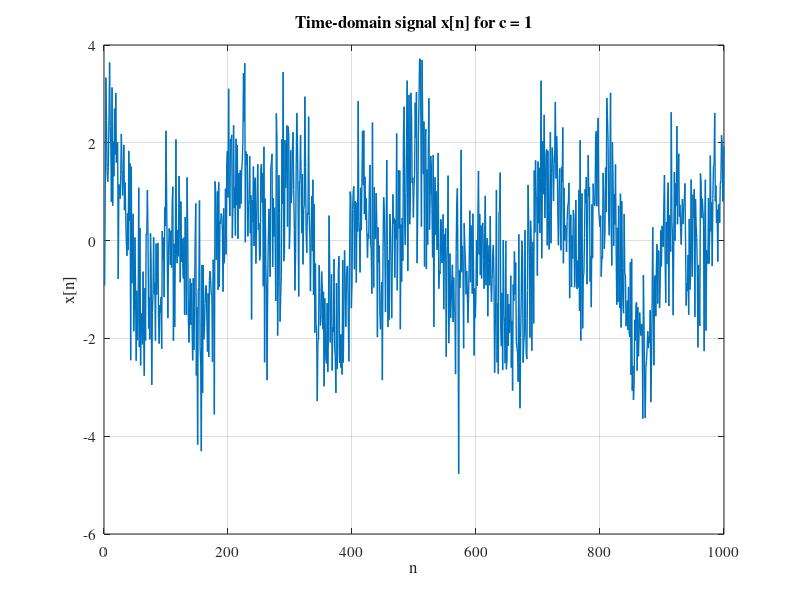
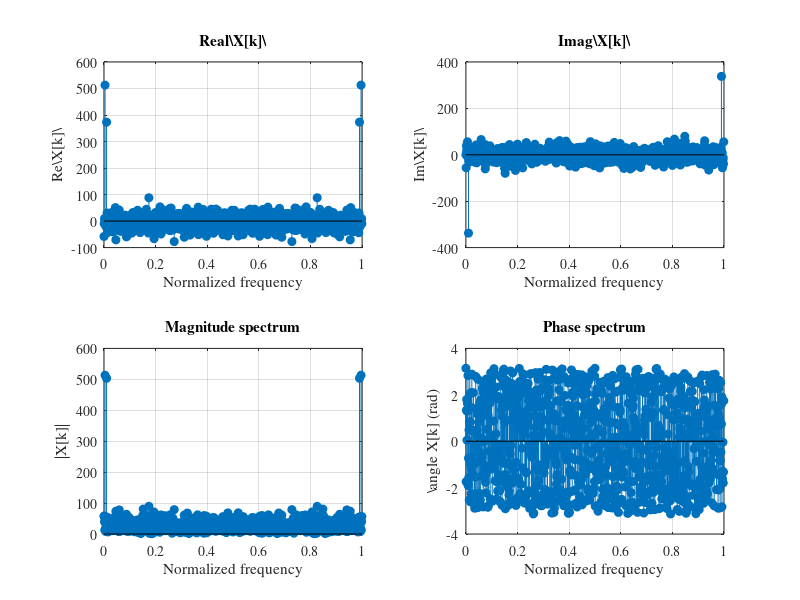

The MATLAB script that drew these images, in order: (Note: this script raises an error after producing the figures.)
function problem1_signal_analysis()
%%  Signal generation and spectral analysis on noisy sinusoids
%   Generates x[n] = cos(2*pi*n/250) + sin(2*pi*n/100 + pi/4) + c*w[n]
%        for n = 1,...,1000 with tunable noise level c.
%   Plots the time-domain signal.
%   Computes the N-point DFT and plots real, imaginary,
%        magnitude, and phase.
%   Computes and plots the biased autocorrelation estimate.
%   Sweeps different values of c to illustrate when periodicities
%        are visually discernible in time and frequency.

    rng(1);  % fix random seed for reproducibility

    % Basic parameters
    N  = 1000;
    n  = 1:N;
    fs = 1;          % normalized sampling frequency (arbitrary units)

    %%   Problem 1 Part 1

    c  = 1;
    w  = randn(size(n));  % white Gaussian noise, mean 0, variance 1
    x  = cos(2*pi*n/250) + sin(2*pi*n/100 + pi/4) + c*w;

    % Time-domain plot
    figure('Color','w');
    plot(n, x, 'LineWidth', 1);
    xlabel('n');
    ylabel('x[n]');
    title('Time-domain signal x[n] for c = 1');
    grid on;
    set(gca,'FontName','Times','FontSize',11);
    saveas(gcf, 'HW5_P1_time_series_c1.png');

    %%   Problem 1 Part 2
    %    DFT: real/imag, magnitude, and phase

    X = fft(x);
    k = 0:N-1;                 % DFT index
    f = k / N * fs;            % normalized frequency axis

    figure('Color','w');
    subplot(2,2,1);
    stem(f, real(X), 'filled'); grid on;
    xlabel('Normalized frequency');
    ylabel('Re\\{X[k]\\}');
    title('Real\\{X[k]\\}');
    set(gca,'FontName','Times','FontSize',10);

    subplot(2,2,2);
    stem(f, imag(X), 'filled'); grid on;
    xlabel('Normalized frequency');
    ylabel('Im\\{X[k]\\}');
    title('Imag\\{X[k]\\}');
    set(gca,'FontName','Times','FontSize',10);

    subplot(2,2,3);
    stem(f, abs(X), 'filled'); grid on;
    xlabel('Normalized frequency');
    ylabel('|X[k]|');
    title('Magnitude spectrum');
    set(gca,'FontName','Times','FontSize',10);

    subplot(2,2,4);
    stem(f, angle(X), 'filled'); grid on;
    xlabel('Normalized frequency');
    ylabel('\\angle X[k] (rad)');
    title('Phase spectrum');
    set(gca,'FontName','Times','FontSize',10);

    sgtitle('DFT of x[n] for c = 1','FontName','Times','FontSize',12);
    saveas(gcf, 'HW5_P1_DFT_components_c1.png');

    %%   Problem 1 Part 3
    %    Autocorrelation estimate

    [rxx, lags] = xcorr(x, 'biased');

    figure('Color','w');
    stem(lags, rxx, 'filled');
    xlabel('Lag m');
    ylabel('\\hat{R}_{xx}[m]');
    title('Biased autocorrelation estimate of x[n] (c = 1)');
    grid on;
    set(gca,'FontName','Times','FontSize',11);
    saveas(gcf, 'HW5_P1_autocorr_c1.png');

    %%   Problem 1 Part 3
    %    Sweep different values of c to illustrate visibility of periodicities in time and frequency domains

    c_vals = [0.25, 0.5, 1, 2, 4];
    numC   = numel(c_vals);

    % Time-domain sweep
    figure('Color','w');
    for idx = 1:numC
        c = c_vals(idx);
        w = randn(size(n));
        x = cos(2*pi*n/250) + sin(2*pi*n/100 + pi/4) + c*w;
        subplot(numC,1,idx);
        plot(n, x, 'LineWidth', 1);
        ylabel(sprintf('c = %.2f', c));
        grid on;
        set(gca,'FontName','Times','FontSize',9);
        if idx == 1
            title('Time-domain x[n] for different noise levels c');
        end
        if idx == numC
            xlabel('n');
        end
    end
    saveas(gcf, 'HW5_P1_time_sweep_c_vals.png');

    % Frequency-domain sweep (magnitude only, low-frequency zoom)
    figure('Color','w');
    for idx = 1:numC
        c = c_vals(idx);
        w = randn(size(n));
        x = cos(2*pi*n/250) + sin(2*pi*n/100 + pi/4) + c*w;
        X = fft(x);
        magX = abs(X);

        subplot(numC,1,idx);
        stem(f, magX, 'filled');
        xlim([0 0.2]); % zoom near DC to highlight sinusoidal lines
        grid on;
        ylabel(sprintf('c = %.2f', c));
        set(gca,'FontName','Times','FontSize',9);
        if idx == 1
            title('Magnitude |X[k]| for different noise levels c');
        end
        if idx == numC
            xlabel('Normalized frequency');
        end
    end
    saveas(gcf, 'HW5_P1_mag_sweep_c_vals.png');
end
